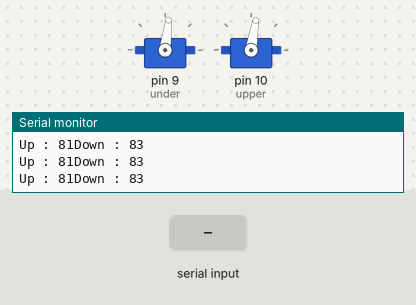
Recording of a sketch running on a simulated Arduino Uno, built with avr-gcc and run on an emulated ATmega328P. Shown: 2 × servo, the last lines printed to the serial monitor. The test bench sets the inputs (shaded band).

Above: at 1.2 s.
1.3 s: "i" received over Serial
At 2.2 s:
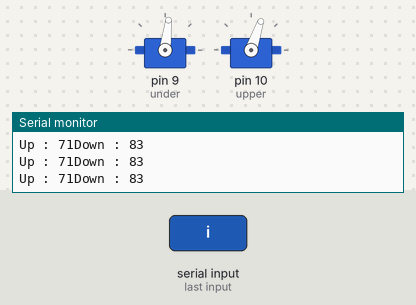
3.0 s: "l" received over Serial
At 3.5 s:
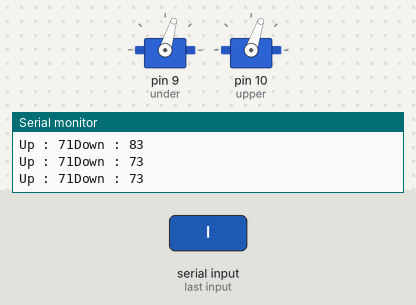
4.5 s: "k" received over Serial
At 5.7 s:
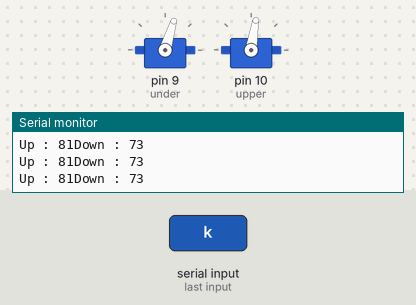
6.0 s: "j" received over Serial
At 7.2 s:
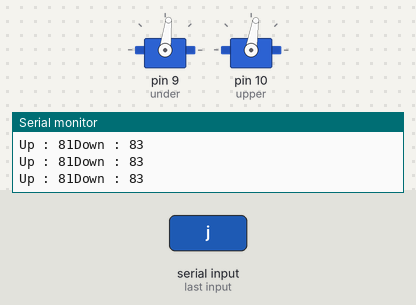
Timing chart, 0 to 8.5 s (numbered marks = the images above; inputs shaded):
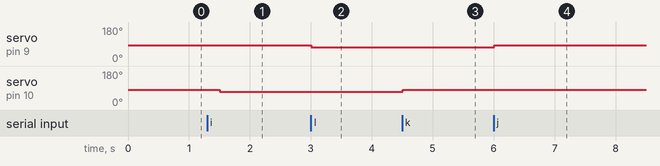

The sketch:

servo.ino
```cpp
#include <Servo.h>
Servo upper,under; //ประกาศตัวแปรแทน Servo กำหนดข
char tmp;
//left
//mid 84 87
//right 82 42
int up = 81,down = 83
;
int change = 0;
void setup()
{
  Serial.begin(9600);
  under.attach(9);// กำหนดขา 9 ควบคุม Servo
  upper.attach(10);
}
void loop(){
  if(Serial.available()){
    tmp = Serial.read();
    if (tmp == 's'){
      up = up +1;
    }
    else if (tmp == 'w'){
      up =up- 1;
    }
    else if (tmp == 'a'){
      down = down+ 1;
    }
    else if (tmp == 'd'){
      down -= 1;
    }
    if (tmp == 'k'){
      up = up +10;
    }
    else if (tmp == 'i'){
      up =up- 10;
    }
    else if (tmp == 'j'){
      down = down+ 10;
    }
    else if (tmp == 'l'){
      down -= 10;
    }
  }
  upper.write(up);
  Serial.print("Up : ");
  Serial.print(up);
  under.write(down);
  Serial.print("Down : ");
  Serial.println(down);
  delay(250);
}
```

Measured:
- after the input at 1.3 s, servo on pin 10 (upper): 81° → 71° after 0.20 s
- after the input at 3.0 s, servo on pin 9 (under): 83° → 73° at once
- after the input at 4.5 s, servo on pin 10 (upper): 71° → 81° at once
- after the input at 6.0 s, servo on pin 9 (under): 73° → 83° at once
